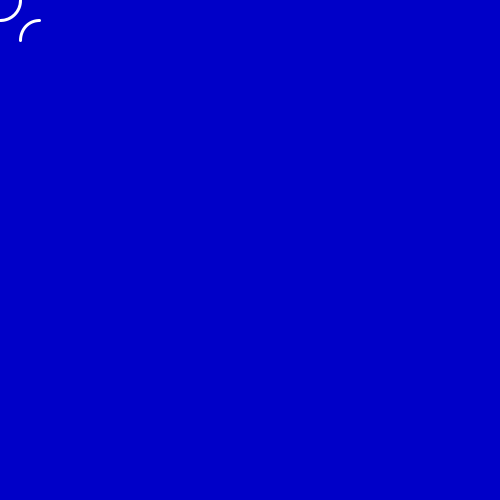
Frame 1 (no input)
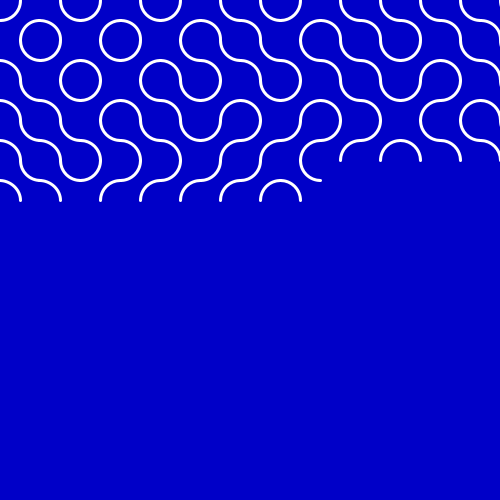
Frame 60 (the mouse pressed at the canvas centre just before this capture)
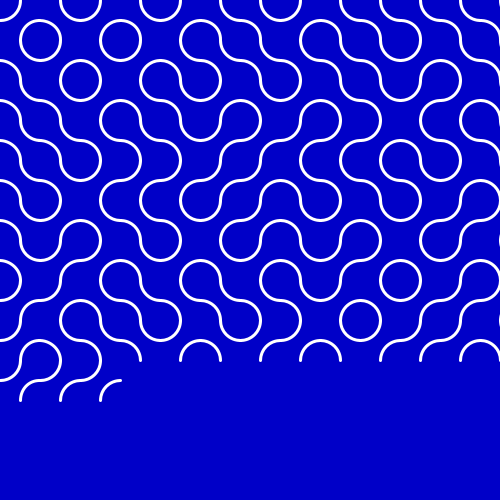
Frame 120 (the mouse held since frame 60 and released just before this capture)

The Processing sketch that drew these frames (run headless with seeded random() and noise(); from frame 60 on, the mouse is pressed at the canvas centre):

// Processing sketch: tile
// ── tile.pde
void setup() {
 size(500, 500);
 //frameRate(10);
 background(0, 0, 200);
}

int x = 0;
int y = 0;
int tile = 40;

void draw() {
  float random_number = random(1);
  //line(0,0,20,20);
  //line(20,0,40,20);
  //line(40,0,60,20);
  stroke(255,255,255);
  strokeWeight(3);
  //strokeJoin(MITER);
  //strokeCap(PROJECT);
  
  noFill();
  
  
 // if (random_number < 0.5) {
 //   println("yes");
 //   //line(x, y, x+tile, y+tile);
 //   arc(x, y, tile, tile, 0, PI);
 //} else {
 //   println("no");
 //   //line(x, y+tile, x+tile, y);
 //   arc(x, y, tile, tile, PI, TWO_PI);
 // }
  
  //rect(x,y, tile, tile);
  if (random_number < 0.5) {
    arc(x+tile, y, tile, tile, HALF_PI, PI);
    arc(x, y+tile, tile, tile, HALF_PI+PI, TWO_PI);
  } else {
    arc(x, y, tile, tile, 0, HALF_PI);
    arc(x+tile, y+tile, tile, tile, PI, HALF_PI+PI);
  }
  
  //if (random_number < 0.2) {
  //  println("yes");
  //  //line(x, y, x+tile, y+tile);
  //  arc(x, y, tile, tile, 0, HALF_PI);
  //} if (random_number > 0.2 && random_number < 0.4) {
  //  arc(x, y, tile, tile, HALF_PI, PI);
  //} if (random_number > 0.4 && random_number < 0.6) {
  //  arc(x, y, tile, tile, PI,TWO_PI);
  //} else {
  //  println("no");
  //  //line(x, y+tile, x+tile, y);
  //  arc(x, y, tile, tile, TWO_PI, 0);
  //}
  
  x = x + tile;
  if (x > width) {  
    y = y + tile;
    x = 0;
  }
  
  if (keyPressed){
    save("tile.png");
   
  }
  
}
